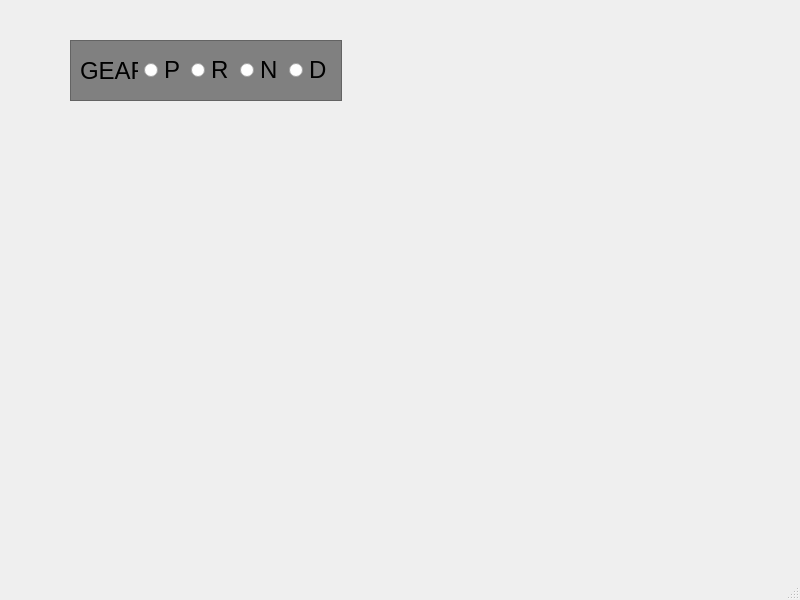
<?xml version="1.0" encoding="UTF-8"?>
<ui version="4.0">
 <class>MainWindow</class>
 <widget class="QMainWindow" name="MainWindow">
  <property name="geometry">
   <rect>
    <x>0</x>
    <y>0</y>
    <width>800</width>
    <height>600</height>
   </rect>
  </property>
  <property name="windowTitle">
   <string>MainWindow</string>
  </property>
  <widget class="QWidget" name="centralwidget">
   <widget class="QFrame" name="GearFrame">
    <property name="geometry">
     <rect>
      <x>70</x>
      <y>40</y>
      <width>272</width>
      <height>61</height>
     </rect>
    </property>
    <property name="styleSheet">
     <string notr="true">#GearFrame{
background-color:gray;
}
</string>
    </property>
    <property name="frameShape">
     <enum>QFrame::StyledPanel</enum>
    </property>
    <property name="frameShadow">
     <enum>QFrame::Raised</enum>
    </property>
    <layout class="QHBoxLayout" name="horizontalLayout">
     <item>
      <widget class="QLabel" name="label">
       <property name="font">
        <font>
         <pointsize>18</pointsize>
        </font>
       </property>
       <property name="text">
        <string>GEAR</string>
       </property>
      </widget>
     </item>
     <item>
      <widget class="QRadioButton" name="Gear_P">
       <property name="font">
        <font>
         <pointsize>18</pointsize>
        </font>
       </property>
       <property name="text">
        <string>P</string>
       </property>
      </widget>
     </item>
     <item>
      <widget class="QRadioButton" name="Gear_R">
       <property name="font">
        <font>
         <pointsize>18</pointsize>
        </font>
       </property>
       <property name="text">
        <string>R</string>
       </property>
      </widget>
     </item>
     <item>
      <widget class="QRadioButton" name="Gear_N">
       <property name="font">
        <font>
         <pointsize>18</pointsize>
        </font>
       </property>
       <property name="text">
        <string>N</string>
       </property>
      </widget>
     </item>
     <item>
      <widget class="QRadioButton" name="Gear_D">
       <property name="font">
        <font>
         <pointsize>18</pointsize>
        </font>
       </property>
       <property name="text">
        <string>D</string>
       </property>
      </widget>
     </item>
    </layout>
   </widget>
  </widget>
  <widget class="QMenuBar" name="menubar">
   <property name="geometry">
    <rect>
     <x>0</x>
     <y>0</y>
     <width>800</width>
     <height>23</height>
    </rect>
   </property>
  </widget>
  <widget class="QStatusBar" name="statusbar"/>
 </widget>
 <resources/>
 <connections/>
</ui>
